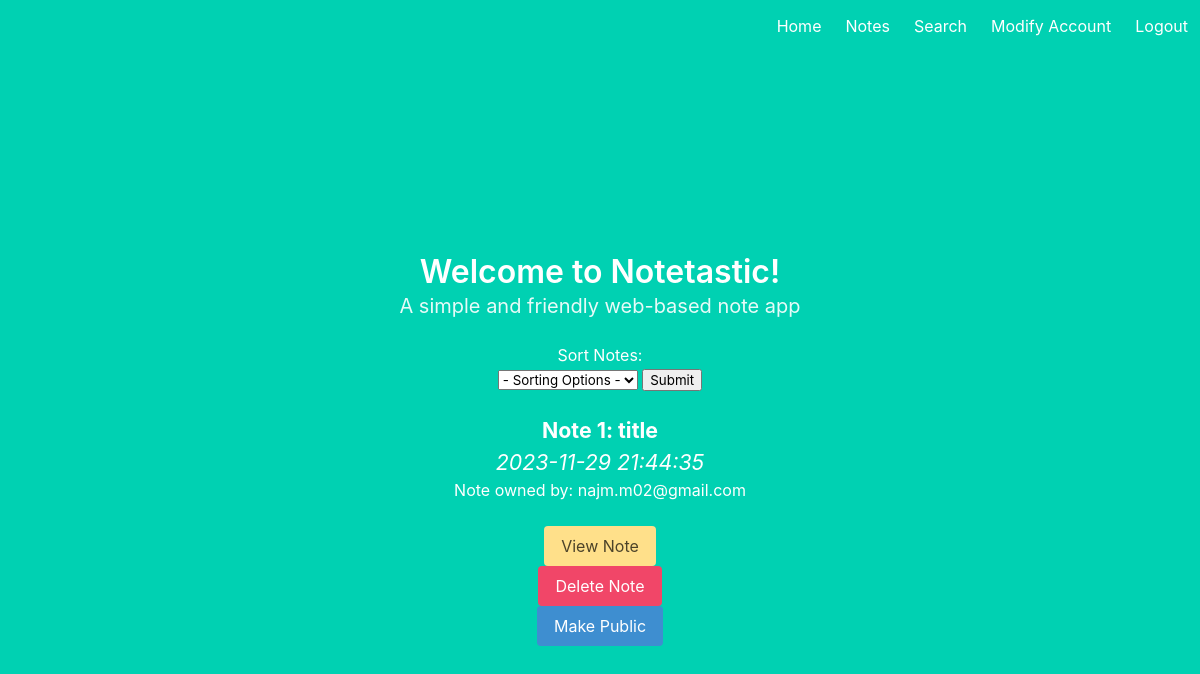
The page /home.html (signed in) on the database its author committed.
### app/models.py (models this page shows, shortened)
class Notes(db.Model):
    id = db.Column(db.Integer, primary_key=True)
    title = db.Column(db.String, nullable=False)
    body = db.Column(db.Text, nullable=True)
    timestamp = db.Column(db.DateTime, index=True, default=datetime.today().replace(microsecond=0))
    user_id = db.Column(db.Integer, db.ForeignKey('user.id'))
    public = db.Column(db.Boolean, default=False)

class User(UserMixin, db.Model):
    id = db.Column(db.Integer, primary_key=True)
    username = db.Column(db.String(64), unique=True, nullable=False)
    password_hash = db.Column(db.String(128), nullable=False)
    security_question = db.Column(db.String(128), nullable=False)
    security_answer = db.Column(db.String(128), nullable=False)
    note = db.relationship('Notes', backref='author', lazy='dynamic')

### app/routes.py (the view)
@myapp_obj.route("/")
@myapp_obj.route("/home.html",methods=['GET', 'POST'])
def home():
    sort_type = request.form.get('sorting')
    if sort_type == 'DateCreated':
        post_notes = Notes.query.order_by(Notes.timestamp.desc()).all()
        print(post_notes)
    elif sort_type == 'AscendingName':
        post_notes = Notes.query.order_by(Notes.title).all()
        print(post_notes)
    elif sort_type == 'DescendingName':
        post_notes = Notes.query.order_by(Notes.title.desc()).all()
    else:
        post_notes = Notes.query.all()
    return render_template('home.html',notes=post_notes,sort_list=sort_list)

### app/routes.py (called while the page is built)
@login_manager.user_loader
def load_user(user_id):
    return User.query.get(int(user_id))

@myapp_obj.context_processor
def utility_processor():
    def get_username(user_id):
        user = User.query.get(user_id)
        return user.username if user else None
    return dict(get_username=get_username)

### app/templates/home.html (shortened to what this page needs)
{% extends "base.html"%}
{% block content %}
<html>
<br>
<br>
<h1 class="title">
    Welcome to Notetastic!
</h1>
<h2 class="subtitle" style="float: center">
    A simple and friendly web-based note app
</h2>
  <div class="container" style="float: top">
    <div class="row justify-content-center" style="float: top">
        <div class="col-2">
            <form name="post" action="{{ url_for('home') }}" method="POST">
              <label for="sorting">Sort Notes: </label>
              <br>
                <select name="sorting" class="selectpicker form-control">
                    <option value=''>- Sorting Options -</option>
                </select>
                <input type="submit" value="Submit">
                <br>
            </form>
            {% for note in notes %}
                {% if note.user_id == current_user.id or note.public %}
                    <br>
                    <h2 class="text-lg" style="font-size: 16pt; font-weight:bold">Note {{ note.id }}: {{ note.title }}</h2>
                    <i class="text-sm" style="font-size: 16pt">{{ note.timestamp }}</i>
                    <h3>Note owned by: {{ get_username(note.user_id) }}</h3>
                    <br>
                    <form method="POST" action="{{ note.id }}/view">
                        <button class="button is-warning" name="Note View" type="submit">View Note</button>
                    </form>
                    {% if note.user_id == current_user.id %}
                    <form method="POST" action="{{ note.id }}/rm">
                        <button class="button is-danger" name="Note Delete" type="submit">Delete Note</button>
                    </form>
                        <form method="POST" action="{{ note.id }}/toggle_visibility">
                            <button class="button is-info" name="Toggle Visibility" type="submit">
                                {% if note.public %}
                                    Make Private
                                {% else %}
                                    Make Public
                                {% endif %}
                        </button>
                    </form>
                    {% endif %}
                {% endif %}
            {% endfor %}
        </div>
    </div>
  </div>
</html>
{% endblock %}

### rows shown on the page
Notes: id "1", title "title", timestamp "2023-11-29 21:44:35", public "Make Public"
User: username "najm.m02@gmail.com"
